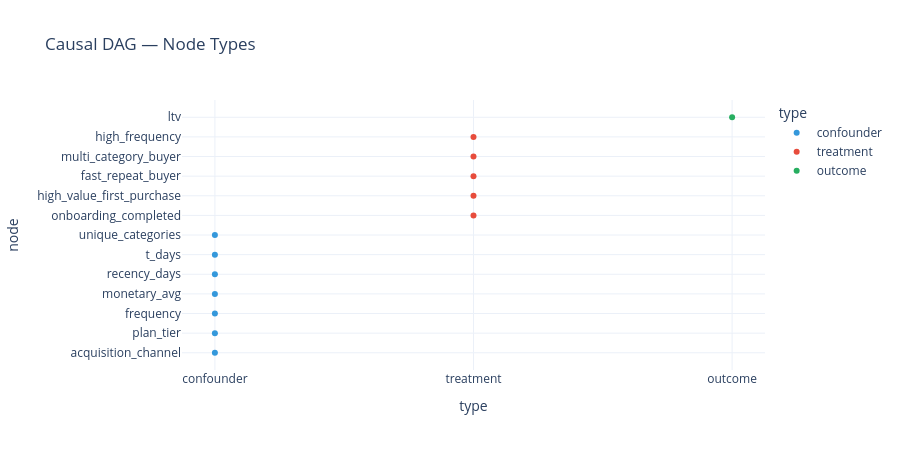

The notebook cell this image was saved under:
### Markdown cell above
## 2. Causal DAG Visualisation

### Code cell
# Show DAG node types
dag_data = pd.DataFrame([
    {'node': k, 'type': v['type'], 'description': v['description']}
    for k, v in DAG_NODE_METADATA.items()
])

node_colors = {'treatment': '#e74c3c', 'outcome': '#27ae60', 'confounder': '#3498db'}
fig = px.scatter(
    dag_data, x='type', y='node',
    color='type', color_discrete_map=node_colors,
    hover_data=['description'],
    title='Causal DAG — Node Types',
    height=450,
)
fig.show()

display(dag_data.groupby('type').size().reset_index(name='count'))

### Figure 1 — Plotly figure (JSON) as saved in the notebook; plotly's stock layout.template omitted (floating-point values rounded to 4 significant figures)
{"data": [{"customdata": [["How customer was acquired"], ["Signup plan tier"], ["Purchase frequency"], ["Average order value"], ["Days since last purchase"], ["Customer age in days"], ["Product category diversity"]], "hovertemplate": "type=%{x}<br>node=%{y}<br>description=%{customdata[0]}<extra></extra>", "legendgroup": "confounder", "marker": {"color": "#3498db", "symbol": "circle"}, "mode": "markers", "name": "confounder", "orientation": "v", "showlegend": true, "type": "scatter", "x": ["confounder", "confounder", "confounder", "confounder", "confounder", "confounder", "confounder"], "xaxis": "x", "y": ["acquisition_channel", "plan_tier", "frequency", "monetary_avg", "recency_days", "t_days", "unique_categories"], "yaxis": "y"}, {"customdata": [["Completed onboarding flow"], ["First purchase in top 40%"], ["2nd purchase within 30 days"], ["Bought from 3+ categories"], ["5+ purchases in obs window"]], "hovertemplate": "type=%{x}<br>node=%{y}<br>description=%{customdata[0]}<extra></extra>", "legendgroup": "treatment", "marker": {"color": "#e74c3c", "symbol": "circle"}, "mode": "markers", "name": "treatment", "orientation": "v", "showlegend": true, "type": "scatter", "x": ["treatment", "treatment", "treatment", "treatment", "treatment"], "xaxis": "x", "y": ["onboarding_completed", "high_value_first_purchase", "fast_repeat_buyer", "multi_category_buyer", "high_frequency"], "yaxis": "y"}, {"customdata": [["Customer Lifetime Value"]], "hovertemplate": "type=%{x}<br>node=%{y}<br>description=%{customdata[0]}<extra></extra>", "legendgroup": "outcome", "marker": {"color": "#27ae60", "symbol": "circle"}, "mode": "markers", "name": "outcome", "orientation": "v", "showlegend": true, "type": "scatter", "x": ["outcome"], "xaxis": "x", "y": ["ltv"], "yaxis": "y"}], "layout": {"height": 450, "legend": {"title": {"text": "type"}, "tracegroupgap": 0}, "title": {"text": "Causal DAG — Node Types"}, "xaxis": {"anchor": "y", "categoryarray": ["confounder", "treatment", "outcome"], "categoryorder": "array", "domain": [0, 1], "title": {"text": "type"}}, "yaxis": {"anchor": "x", "domain": [0, 1], "title": {"text": "node"}}}}
